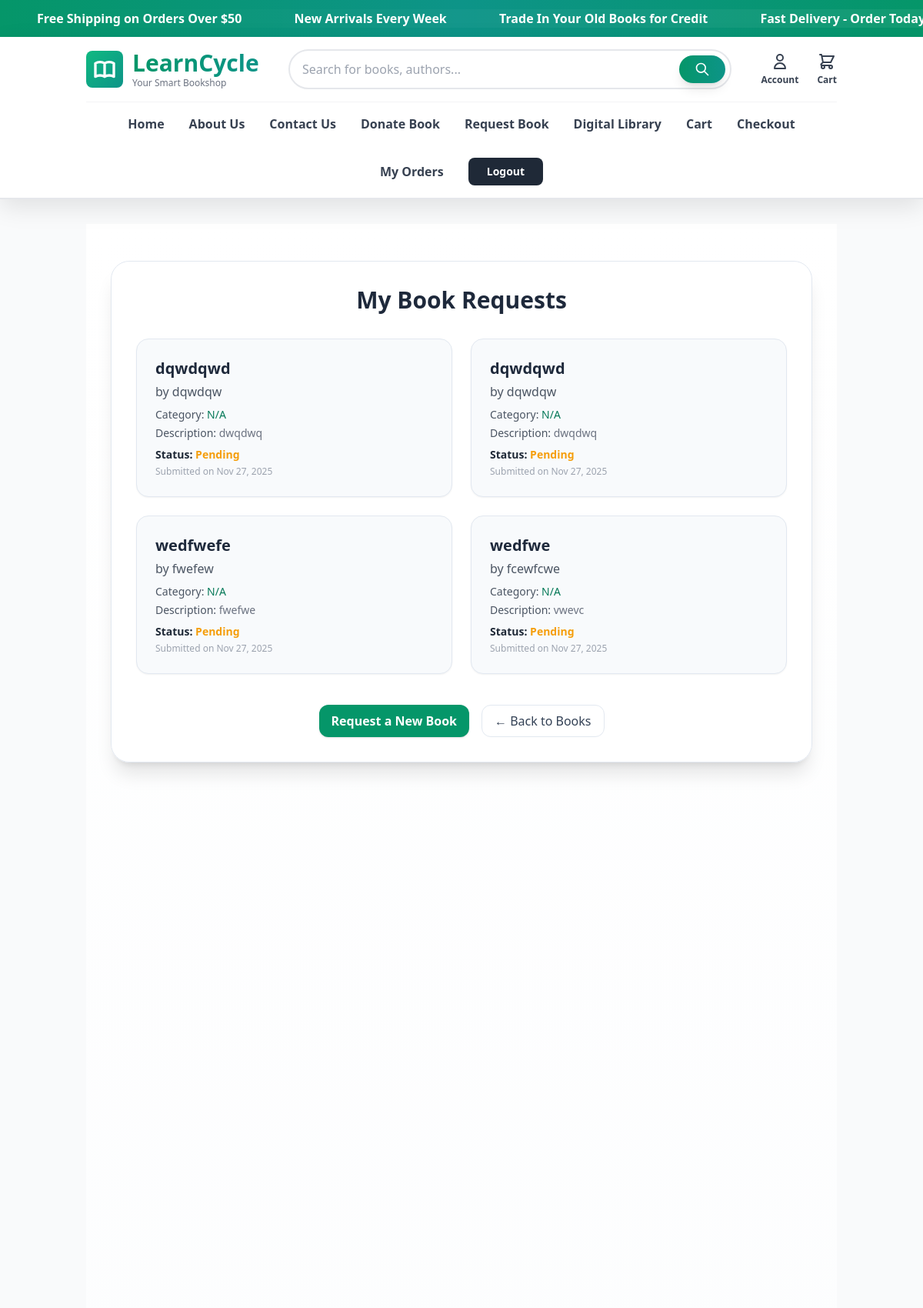
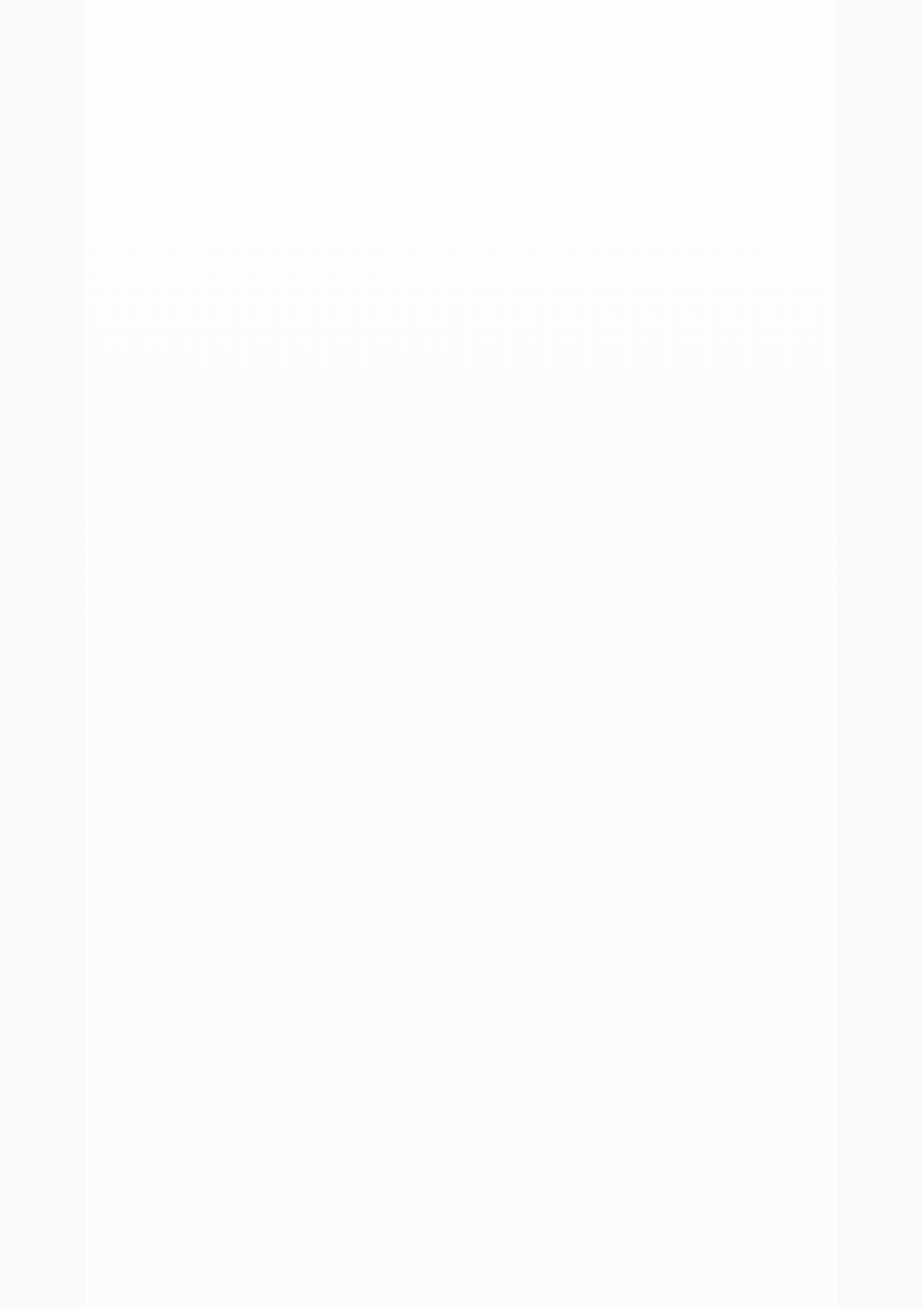
/requests/history/ (signed in, upper part), run on the app's committed database (2 pictures, top to bottom).
### requests/models.py (models this page shows, shortened)
class BookRequest(models.Model):
    user = models.ForeignKey(User, on_delete=models.CASCADE)
    title = models.CharField(max_length=200)
    author = models.CharField(max_length=200)
    description = models.TextField(blank=True)
    category = models.ForeignKey(Category, on_delete=models.SET_NULL, null=True, blank=True)
    is_fulfilled = models.BooleanField(default=False)
    created_at = models.DateTimeField(auto_now_add=True)
    donation = models.ForeignKey(
        Donation,
        on_delete=models.SET_NULL,
        null=True,
        blank=True,
        related_name='requests'
    )
    book = models.ForeignKey(
        Book,
        on_delete=models.SET_NULL,
        null=True,
        blank=True,
        related_name='requested_books'  # ✅ No colon
    )
    matched_book = models.ForeignKey(
        Book,
        on_delete=models.SET_NULL,
        null=True,
        blank=True,
        related_name='matched_requests'  # ✅ No colon
    )
    is_fulfilled = models.BooleanField(default=False)
    created_at = models.DateTimeField(auto_now_add=True)
    reply_message = models.TextField(blank=True, null=True)
    replied_at = models.DateTimeField(null=True, blank=True)

### requests/views.py (the view)
# urls.py: path('history/', views.request_history, name='request_history'),
@login_required
def request_history(request):
    requests = BookRequest.objects.filter(user=request.user).order_by('-created_at')
    return render(request, 'requests/history.html', {'requests': requests})

### templates/requests/history.html (shortened to what this page needs)
{% extends 'base.html' %}
{% block content %}
<div class="min-h-screen flex items-start justify-center py-12 px-4 sm:px-6 lg:px-8 bg-gradient-to-b from-white to-slate-50 relative overflow-hidden">
  <div class="absolute inset-0 -z-10">
  </div>
  <div class="max-w-5xl w-full bg-white/80 backdrop-blur-sm border border-slate-200 rounded-3xl shadow-xl p-8 animate-fade-in">
    <h2 class="text-3xl font-extrabold text-slate-800 mb-8 text-center">My Book Requests</h2>
    {% if requests %}
      <div class="grid grid-cols-1 md:grid-cols-2 gap-6">
        {% for request in requests %}
        <div class="p-6 bg-slate-50 border border-slate-200 rounded-2xl shadow-sm hover:shadow-md transition transform hover:-translate-y-1">
          <h3 class="text-xl font-semibold text-slate-800 mb-1">{{ request.title }}</h3>
          <p class="text-gray-600 mb-2">by {{ request.author }}</p>
          <p class="text-sm text-gray-600 mb-1">
            Category:
            <span class="font-medium text-emerald-700">
              {% if request.category %}{{ request.category.name }}{% else %}N/A{% endif %}
            </span>
          </p>
          {% if request.description %}
          <p class="text-sm text-gray-600 mb-2">
            Description:
            <span class="text-gray-500">{{ request.description|truncatewords:20 }}</span>
          </p>
          {% endif %}
          <p class="text-sm mt-2">
            <strong>Status:</strong>
            {% if request.is_fulfilled %}
              <span class="text-green-600 font-semibold">Fulfilled</span>
            {% else %}
              <span class="text-amber-500 font-semibold">Pending</span>
            {% endif %}
          </p>
          <p class="text-xs text-gray-400 mt-1">Submitted on {{ request.created_at|date:"M d, Y" }}</p>
        </div>
        {% endfor %}
      </div>
    {% endif %}
    <div class="mt-10 flex flex-wrap gap-4 justify-center">
      <a href="{% url 'requests:request_book' %}" class="inline-flex items-center gap-2 px-4 py-2 rounded-xl bg-emerald-600 hover:bg-emerald-700 text-white font-semibold shadow transition transform hover:scale-105">
        Request a New Book
      </a>
      <a href="{% url 'books:book_list' %}" class="inline-flex items-center gap-2 px-4 py-2 rounded-xl bg-white border border-slate-200 hover:shadow text-slate-700 transition transform hover:scale-105">
        ← Back to Books
      </a>
    </div>
  </div>
</div>
{% endblock %}

### templates/requests/history.html (style rules this page uses)
.animate-fade-in { animation: fade-in 0.8s ease-out both; }

### data on the page
BookRequest: title "dqwdqwd", author "dqwdqw", shows "N/A", description "dwqdwq", is_fulfilled "Pending", created_at "Nov 27, 2025"
BookRequest: title "dqwdqwd", author "dqwdqw", shows "N/A", description "dwqdwq", is_fulfilled "Pending", created_at "Nov 27, 2025"
BookRequest: title "wedfwefe", author "fwefew", shows "N/A", description "fwefwe", is_fulfilled "Pending", created_at "Nov 27, 2025"
BookRequest: title "wedfwe", author "fcewfcwe", shows "N/A", description "vwevc", is_fulfilled "Pending", created_at "Nov 27, 2025"
